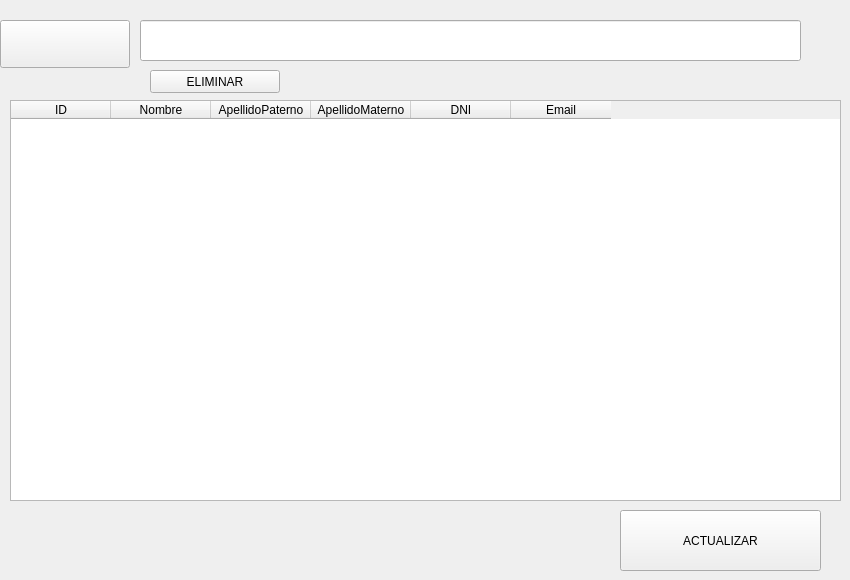
              <widget class="QWidget" name="clientes">
               <attribute name="title">
                <string>CLIENTES</string>
               </attribute>
               <widget class="QTableWidget" name="tablacliente">
                <property name="geometry">
                 <rect>
                  <x>10</x>
                  <y>100</y>
                  <width>831</width>
                  <height>401</height>
                 </rect>
                </property>
                <column>
                 <property name="text">
                  <string>ID</string>
                 </property>
                </column>
                <column>
                 <property name="text">
                  <string>Nombre</string>
                 </property>
                </column>
                <column>
                 <property name="text">
                  <string>ApellidoPaterno</string>
                 </property>
                </column>
                <column>
                 <property name="text">
                  <string>ApellidoMaterno</string>
                 </property>
                </column>
                <column>
                 <property name="text">
                  <string>DNI</string>
                 </property>
                </column>
                <column>
                 <property name="text">
                  <string>Email</string>
                 </property>
                </column>
               </widget>
               <widget class="QPushButton" name="actualizarcbtn">
                <property name="geometry">
                 <rect>
                  <x>620</x>
                  <y>510</y>
                  <width>201</width>
                  <height>61</height>
                 </rect>
                </property>
                <property name="text">
                 <string>ACTUALIZAR</string>
                </property>
               </widget>
               <widget class="QPushButton" name="buscarcbtn">
                <property name="geometry">
                 <rect>
                  <x>0</x>
                  <y>20</y>
                  <width>130</width>
                  <height>48</height>
                 </rect>
                </property>
                <property name="text">
                 <string/>
                </property>
                <property name="icon">
                 <iconset>
                  <normaloff>../IMAGES/buscar.png</normaloff>../IMAGES/buscar.png</iconset>
                </property>
                <property name="iconSize">
                 <size>
                  <width>40</width>
                  <height>40</height>
                 </size>
                </property>
               </widget>
               <widget class="QLineEdit" name="buscarc">
                <property name="geometry">
                 <rect>
                  <x>140</x>
                  <y>20</y>
                  <width>661</width>
                  <height>41</height>
                 </rect>
                </property>
               </widget>
               <widget class="QPushButton" name="eliminarcbtn">
                <property name="geometry">
                 <rect>
                  <x>150</x>
                  <y>70</y>
                  <width>130</width>
                  <height>23</height>
                 </rect>
                </property>
                <property name="text">
                 <string>ELIMINAR</string>
                </property>
               </widget>
              </widget>
